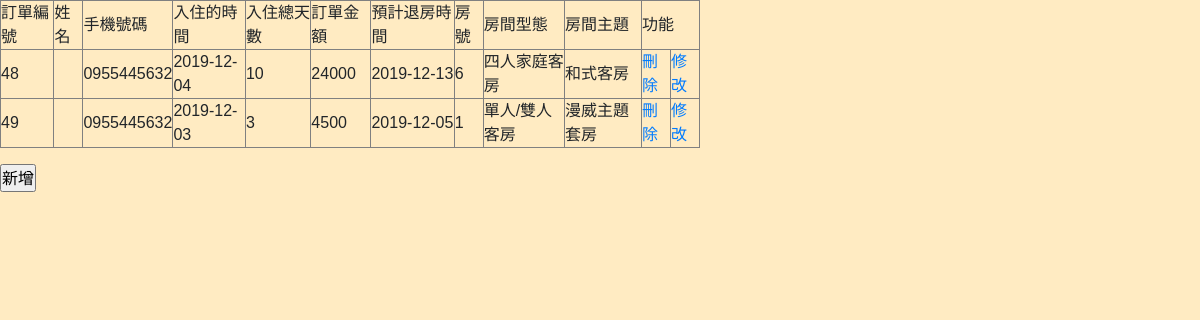
/room_result.php, run on the app's committed database.
### tables this page shows
CREATE TABLE `orderdata` (
  `o_num` int(10) NOT NULL,
  `m_id` varchar(10) NOT NULL,
  `o_phone` varchar(12) NOT NULL,
  `o_citime` date NOT NULL,
  `o_day` int(10) NOT NULL,
  `o_total` varchar(10) NOT NULL,
  `o_cotime` date NOT NULL,
  `o_ferry` enum('公營','民營') NOT NULL,
  `r_id` int(10) DEFAULT NULL,
  `t_id` int(10) NOT NULL
);

CREATE TABLE `roomdata` (
  `r_id` int(10) NOT NULL,
  `r_type` varchar(20) NOT NULL,
  `r_model` varchar(50) NOT NULL,
  `r_price` int(10) NOT NULL,
  `r_disc` varchar(50) NOT NULL
);

### room_result.php (the view, shortened to what this page needs)
<?php
require("connMysql.php");
$sql = "SELECT `orderdata`.*,`roomdata`.`r_type`,`roomdata`.`r_model` FROM `orderdata`,`roomdata`
        WHERE `orderdata`.`r_id` = `roomdata`.`r_id`";
$link=$db_link->query($sql);
?>
<!DOCTYPE html PUBLIC "-//W3C//DTD XHTML 1.0 Transitional//EN" "http://www.w3.org/TR/xhtml1/DTD/xhtml1-transitional.dtd">
<html xmlns="http://www.w3.org/1999/xhtml">
<head>
    <link href="\font-awesome-4.7.0/css/font-awesome.min.css" rel="stylesheet" />
    <link href="\css/bootstrap.min.css" rel="stylesheet" />
    <link href="\css/ican.css" rel="stylesheet" />
</head>
<body>
<?php
echo '<table width="700" border="1">
<tr>
<td>訂單編號</td>
<td>姓名</td>
<td>手機號碼</td>
<td>入住的時間</td>
<td>入住總天數</td>
<td>訂單金額</td>
<td>預計退房時間</td>
<td>房號</td>
<td>房間型態</td>
<td>房間主題</td>
<td colspan="2">功能</td>
</tr>';
for($i=0;$i<$link->num_rows;$i++){
  $result=$link->fetch_assoc();
  $o_num=$result['o_num'];
$o_name=$result['o_name'];
$o_phone=$result['o_phone'];
$o_citime=$result['o_citime'];
$o_day=$result['o_day'];
$o_total=$result['o_total'];
$o_cotime=$result['o_cotime'];
  echo "<tr>";
 echo "<td>".$result['o_num']."</td>";
 echo "<td>".$result['o_name']."</td>";
 echo "<td>".$result['o_phone']."</td>";
 echo "<td>".$result['o_citime']."</td>";
 echo "<td>".$result['o_day']."</td>";
 echo "<td>".$result['o_total']."</td>";
 echo "<td>".$result['o_cotime']."</td>";
 echo "<td>".$result['r_id']."</td>";
 echo "<td>".$result['r_type']."</td>";
 echo "<td>".$result['r_model']."</td>";
 echo "<td>"."<a href='?action=delete&o_num=$result[o_num]'>"."刪除"."</a>"."</td>";
 echo "<td>"."<a href='upd.php?new=$o_num&nme=$o_name&phne=$o_phone&daaay=$o_citime&o_cotime=$o_cotime&o_total=$o_total&o_day=$o_day'>"."修改"."</a>"."</td>";
 echo "</tr>";
}
?>
</table>
<input type="submit" value="新增" onclick="javascript:location.href='bookingroom.php'"/>
</body>
</html>

### css/ican.css (style rules this page uses)
* { padding: 0; font-family: 'Noto Sans TC', sans-serif; list-style: none; }
body { background-color: #FFEBC2; transition: transform .5 ease; }
@media screen and (max-width: 1200px) { body { overflow-x: hidden; } }

### data on the page
orderdata: o_num "48", o_phone "0955445632", o_citime "2019-12-04", o_day "10", o_total "24000", o_cotime "2019-12-13", r "6", r.r_type "四人家庭客房", r.r_model "和式客房"
orderdata: o_num "49", o_phone "0955445632", o_citime "2019-12-03", o_day "3", o_total "4500", o_cotime "2019-12-05", r "1", r.r_type "單人/雙人客房", r.r_model "漫威主題套房"
